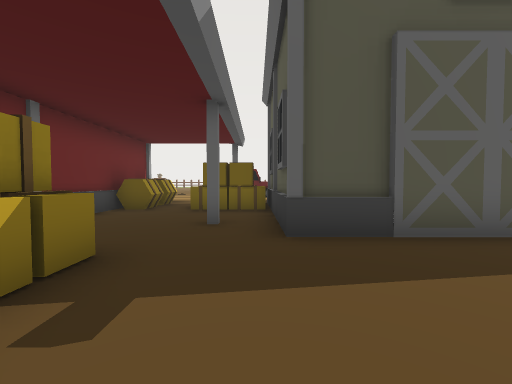
view 1 (above)

24 first-person views from a walk through a Unity game level. The camera is 1.5 m above the floor, tilts 2° down and sees 90° across. The floor is counted in squares, 2 m on a side. Each view is taken from the middle of a square. On the plan, view 1 faces up. The plan holds only what a view shows up to about 9 squares ahead; the rest is blank. The place goes on beyond the plan. The player character is not drawn.

view 2
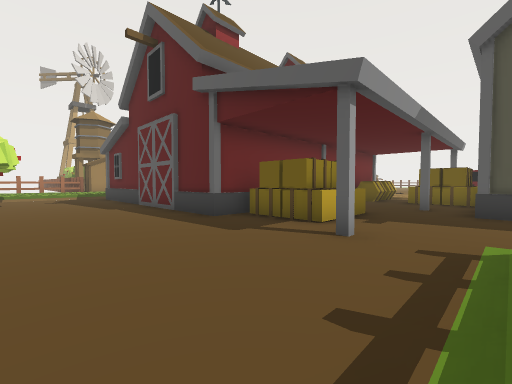

view 3
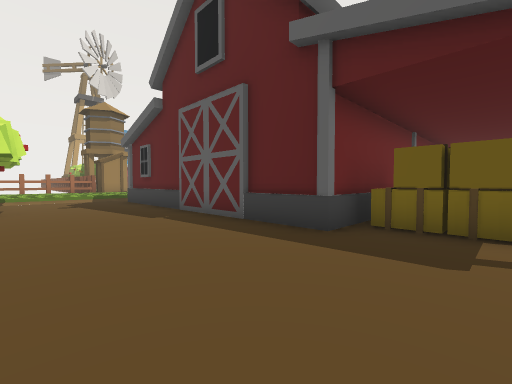

view 4
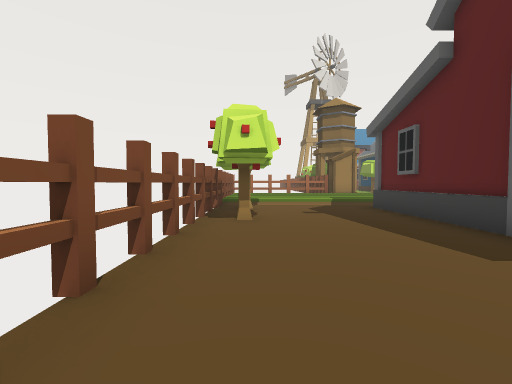

view 5
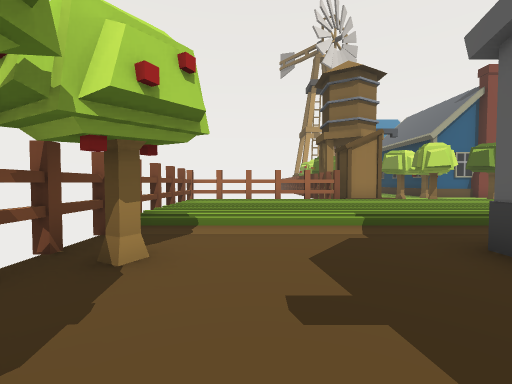

view 6
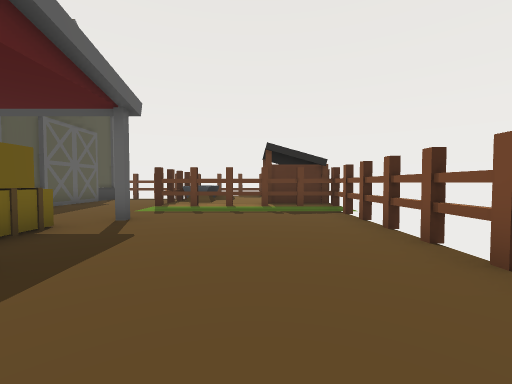

view 7
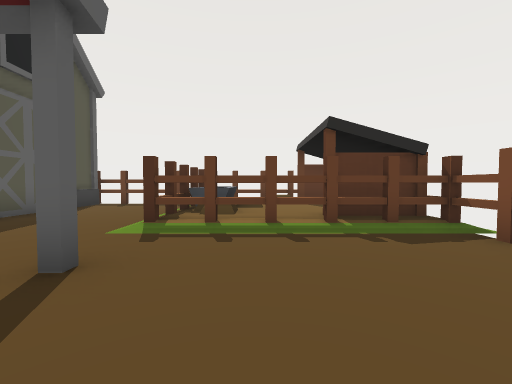

view 8
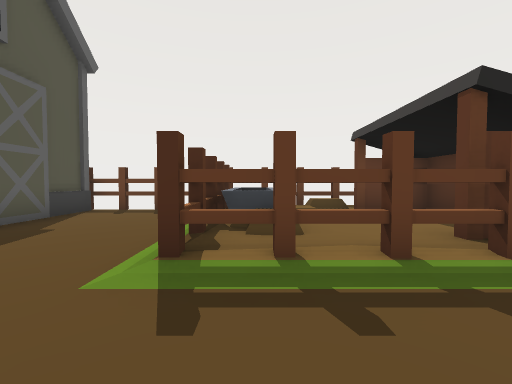

view 9
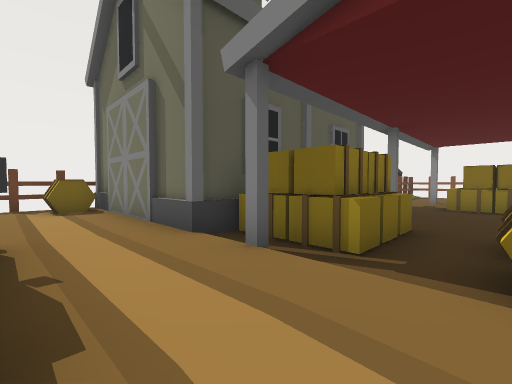

view 10
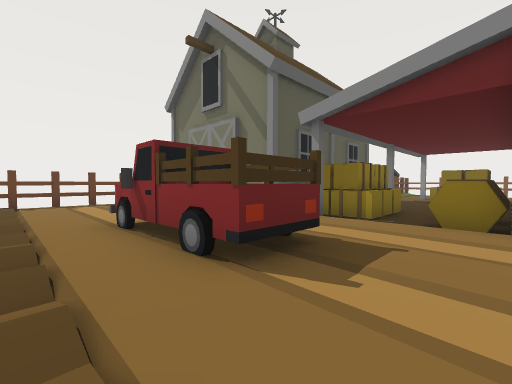

view 11
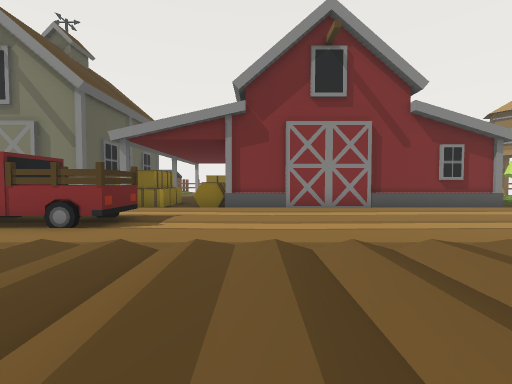

view 12
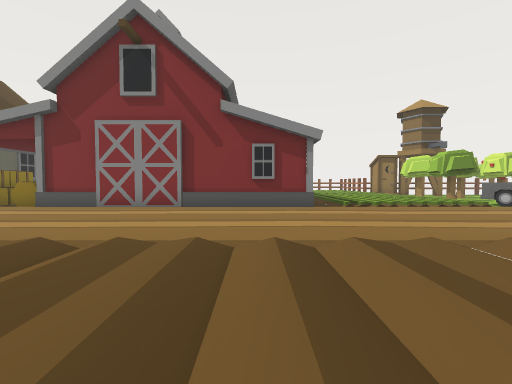

view 13
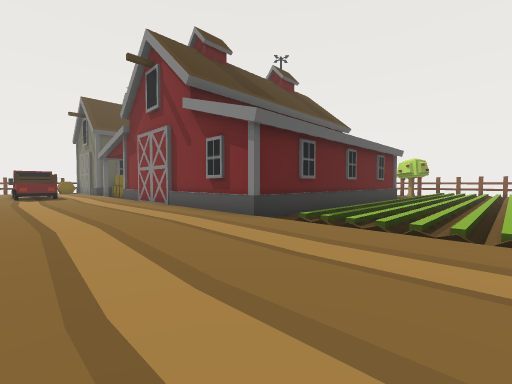

view 14
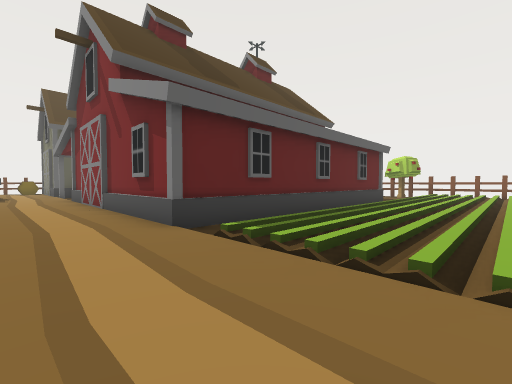

view 15
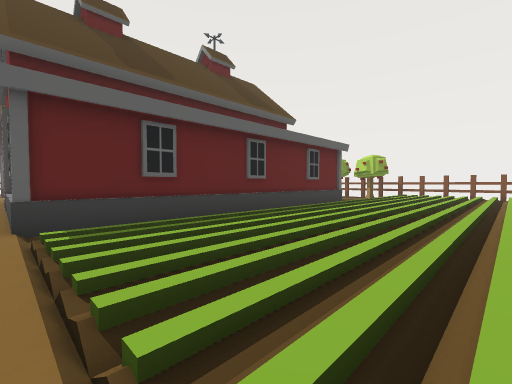

view 16
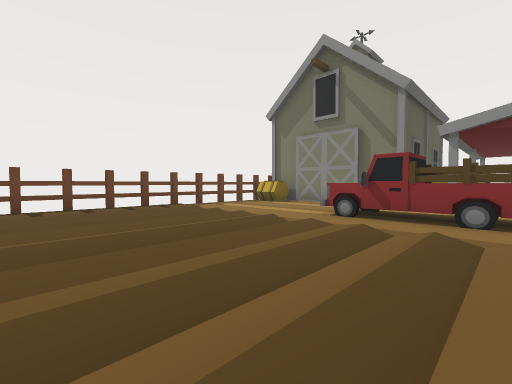

view 17
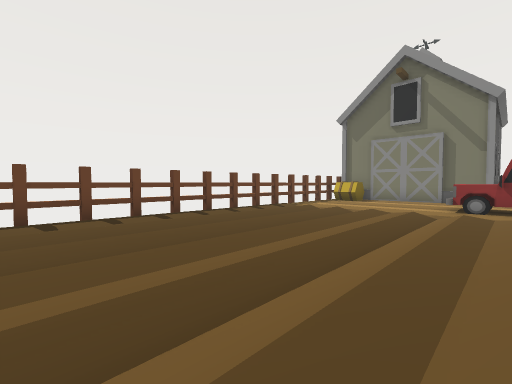

view 18
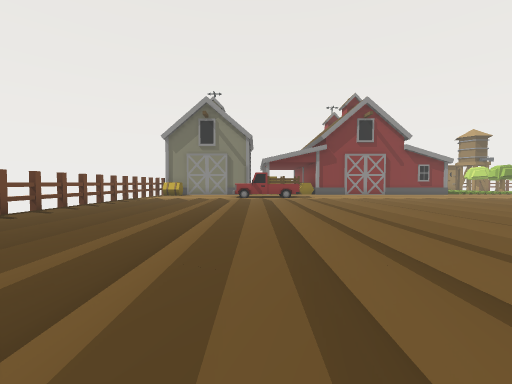

view 19
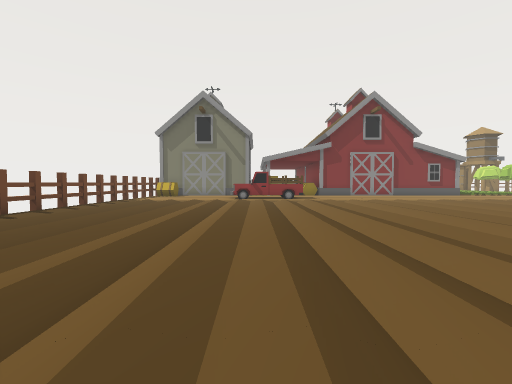

view 20
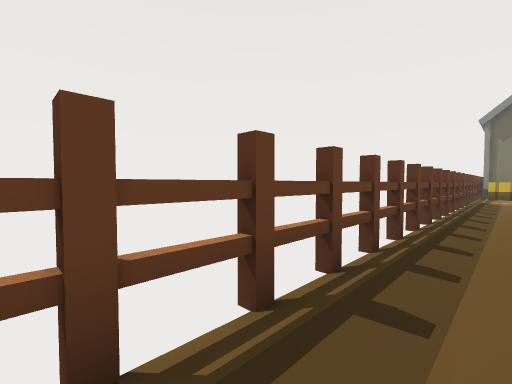

view 21
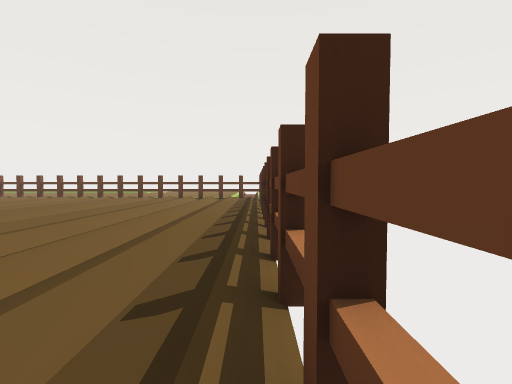

view 22
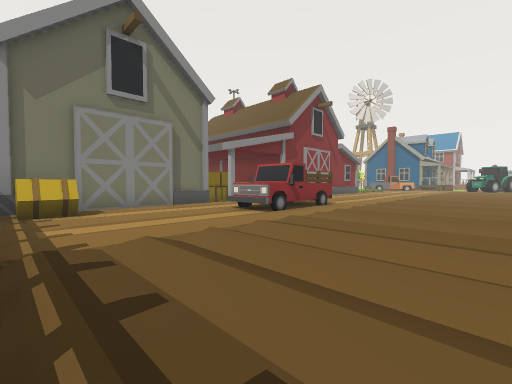

view 23
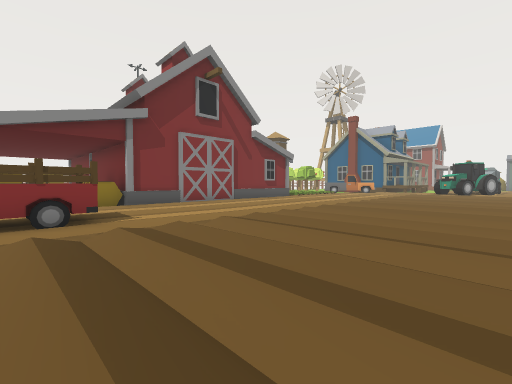

view 24
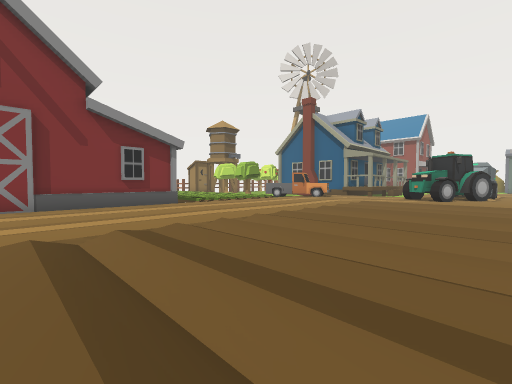

### Floor plan
Key: @ floor where view 1 was taken; # wall or solid block; . main floor; : floor 0.25 m higher than the main floor; - floor 0.25 m lower than the main floor; / step, stairs or slope; = window, fence, low wall or low ledge; ^ raised ledge; O other object.
Columns run from 18 left of view 1 to 7 right of it. Each row starts with its distance up from view 1.
 29                   .......#
 28                   .......#
 27                   .......#
 26                  ........#
 25                 .........#
 24                ..........#
 23               ...........#
 22              ............#
 21             .............#
 20            ..............#
 19 .........................#
 18 .........................#
 17 .........................#
 16  ........................#
 15   .......................#
 14  ........................#
 13  ...............OO#O.....#
 12  ...............O.#O.....#
 11 .......................O.#
 10 ......#########....#######
  9 /////-#       #O-OO#
  8 ///// #       #O-OO#
  7 ///// #       #--OO#
  6 ///// #       #----#
  5 ///// #       #--#-#
  4 ///// #       #----#######
  3 ///// #       #----------#
  2 ///// #       #OO--------#
  1 ///// #       #OO------- #
  0 /////-#########--#@----
 -1 /////---------------=^^^#
 -2 /////---------------#.:.#
 -3 /////---------------#..##
 -4 /////O--O-----------#..##
 -5 #####-------- ------####
 -6     #################

Positions as (right, up) in squares from view 1, and headings:
1: (0, 0), facing up
2: (1, -4), facing up-left
3: (-2, -4), facing up-left
4: (-5, -4), facing left
5: (-10, -3), facing left
6: (-6, -3), facing right
7: (-3, -2), facing right
8: (-1, -1), facing right
9: (-3, 12), facing down-right
10: (-4, 15), facing down-right
11: (-5, 18), facing down
12: (-11, 18), facing down
13: (-17, 14), facing down-right
14: (-17, 12), facing down-right
15: (-18, 10), facing down-right
16: (-2, 19), facing down-right
17: (0, 22), facing down-right
18: (0, 27), facing down
19: (0, 26), facing down
20: (5, 27), facing down-right
21: (6, 22), facing up
22: (6, 18), facing down-left
23: (-1, 19), facing down-left
24: (-8, 19), facing down-left
